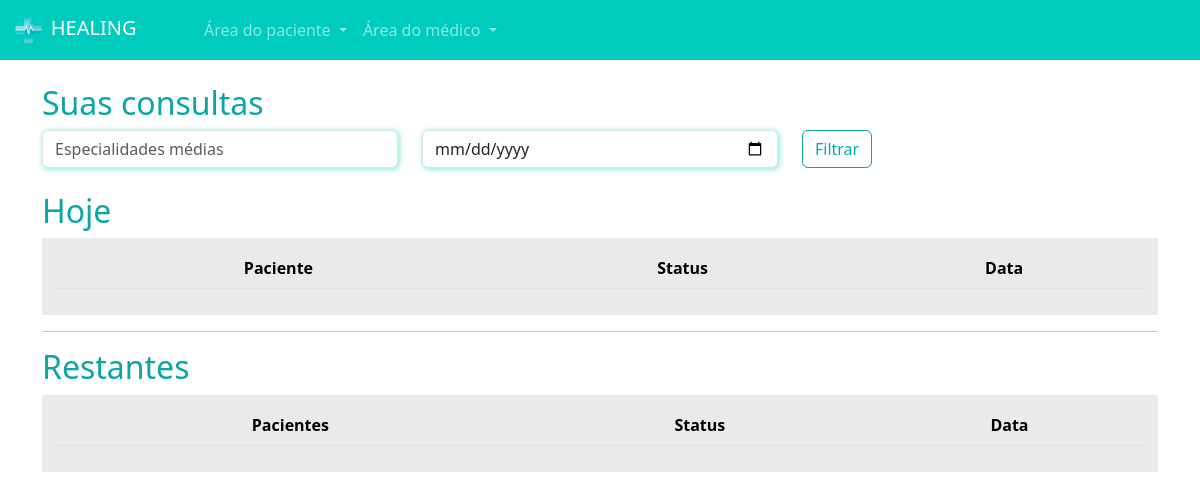
Page /medicos/consultas_medico/ (signed in) on the earlier database version.
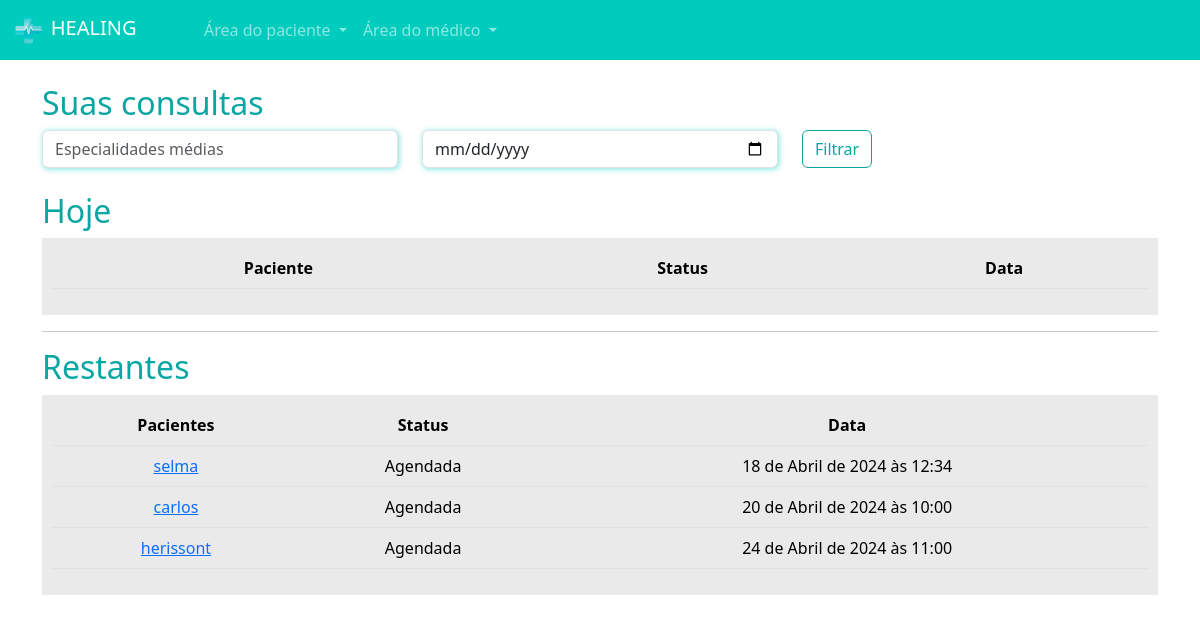
Same page on the later database version.
### paciente/models.py (models this page shows, shortened)
class Consulta(models.Model):
    status_choices = (
        ('A', 'Agendada'),
        ('F', 'Finalizada'),
        ('C', 'Cancelada'),
        ('I', 'Iniciada')
    )
    paciente = models.ForeignKey(User, on_delete=models.DO_NOTHING)
    data_aberta = models.ForeignKey(DatasAbertas, on_delete=models.DO_NOTHING)
    status = models.CharField(max_length=1, choices=status_choices, default='A')
    link = models.URLField(null=True, blank=True)

### medico/models.py (models this page shows, shortened)
class DatasAbertas(models.Model):
    data = models.DateTimeField()
    user = models.ForeignKey(User, on_delete=models.DO_NOTHING)
    agendado = models.BooleanField(default=False)

### medico/views.py (the view)
# urls.py: path('consultas_medico/', views.consultas_medico, name="consultas_medico"),
def consultas_medico(request):
    if not is_medico(request.user):
        messages.add_message(request, constants.WARNING, 'Somente médicos podem acessar essa página.')
        return redirect('/usuarios/sair')
    hoje = datetime.now().date()
    consultas_hoje = Consulta.objects.filter(data_aberta__user=request.user).filter(data_aberta__data__gte=hoje).filter(data_aberta__data__lt=hoje + timedelta(days=1))
    consultas_restantes = Consulta.objects.exclude(id__in=consultas_hoje.values('id')).filter(data_aberta__user=request.user)
    return render(request, 'consultas_medico.html', {'consultas_hoje': consultas_hoje, 'consultas_restantes': consultas_restantes, 'is_medico': is_medico(request.user)})

### medico/models.py (called while the page is built)
def is_medico(user):
     return DadosMedico.objects.filter(user=user).exists()

### medico/templates/consultas_medico.html (shortened to what this page needs)
{% extends "base.html" %} {% load static %} {% block 'head' %}
<link rel="stylesheet" href="{% static 'medicos/css/abrir_horario.css' %}" />
<link rel="stylesheet" href="{% static 'usuarios/css/usuarios.css' %}" />
<link rel="stylesheet" href="{% static 'medicos/css/cadastro_medico.css' %}" />
<link rel="stylesheet" href="{% static 'pacientes/css/home.css' %}" />
<link
  rel="stylesheet"
  href="https://cdn.jsdelivr.net/npm/bootstrap-icons@1.11.3/font/bootstrap-icons.min.css"
/>
{% endblock 'head' %}
{% block 'body' %}
{% include "partials/navbar.html" %}
<div class="container">
  <br />
  <h2><span class="color-dark">Suas consultas</span></h2>
  <div class="row">
    <div class="col-md">
      <input
        type="text"
        name="especialidades"
        id=""
        class="form-control shadow-main-color"
        placeholder="Especialidades médias"
      />
    </div>
    <div class="col-md">
      <input
        type="date"
        name="data"
        id=""
        class="form-control shadow-main-color"
        placeholder="Data da consulta"
      />
    </div>
    <div class="col-md">
      <input type="submit" value="Filtrar" class="btn btn-dark-color-outline" />
    </div>
  </div>
  <br />
  <h2><span class="color-dark">Hoje</span></h2>
  <div class="list-minhas-consultas">
    <table class="table">
      <thead>
        <tr>
          <th scope="col">Paciente</th>
          <th scope="col">Status</th>
          <th scope="col">Data</th>
        </tr>
      </thead>
    </table>
  </div>
  <hr />
  <h2><span class="color-dark">Restantes</span></h2>
  <div class="list-minhas-consultas">
    <table class="table">
      <thead>
        <tr>
          <th scope="col">Pacientes</th>
          <th scope="col">Status</th>
          <th scope="col">Data</th>
        </tr>
      </thead>
      <tbody>
        {% for consulta in consultas_restantes %}
        <tr>
          <td><a href="{% url 'consulta_area_medico' consulta.id %}">{{consulta.paciente}}</a></td>
          <td>{{consulta.get_status_display}}</td>
          <td>{{consulta.data_aberta.data}}</td>
        </tr>
        {% endfor %}
      </tbody>
    </table>
  </div>
</div>
{% endblock 'body' %}

Differences in the rows shown:
added Consulta: paciente "selma", status "Agendada", data_aberta.data "18 de Abril de 2024 às 12:34"
added Consulta: paciente "carlos", status "Agendada", data_aberta.data "20 de Abril de 2024 às 10:00"
added Consulta: paciente "herissont", status "Agendada", data_aberta.data "24 de Abril de 2024 às 11:00"
